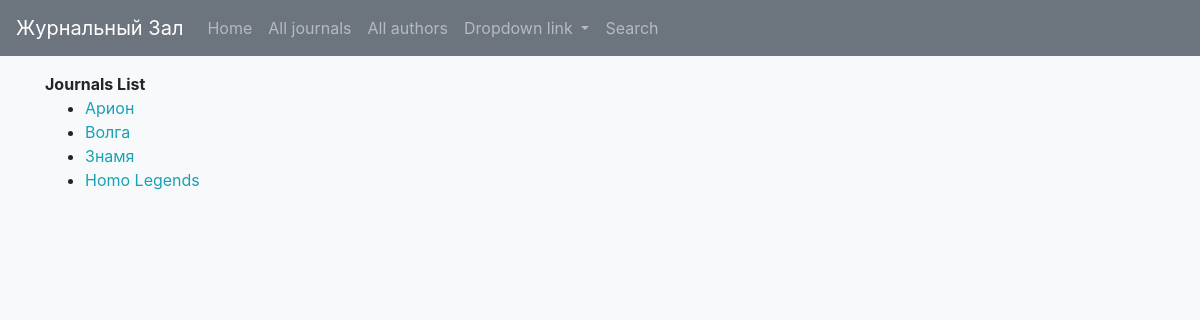
The page /catalog/journals/ on the database as committed earlier.
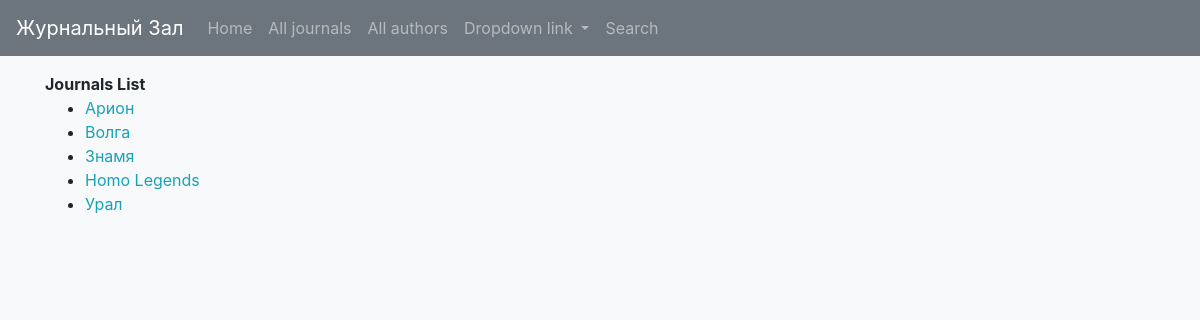
The same page on the database as committed later.
### catalog/models.py (models this page shows, shortened)
class Journal(models.Model):
    name = models.CharField(max_length=200, help_text='Enter a journal name (e.g. Science Fiction)')
    def get_absolute_url(self):
        return reverse('journal-detail', args=[str(self.id)])

### catalog/views.py (the view)
# urls.py: path('journals/', views.JournalListView.as_view(), name='journals'),
class JournalListView(generic.ListView):
    model = Journal

### catalog/templates/catalog/journal_list.html
{% extends "catalog/base_generic.html" %}
{% block content %}
  <strong>Journals List</strong>
  {% if journal_list %}
  <ul>
    {% for journal in journal_list %}
      <li>
        <a class="text-info" href="{{ journal.get_absolute_url }}">{{ journal.name }}</a>
      </li>
    {% endfor %}
  </ul>
  {% else %}
    <p>There are no journals in our database.</p>
  {% endif %}
{% endblock %}

Rows that differ between the two databases and show on the page:
added Journal: name "Урал"
